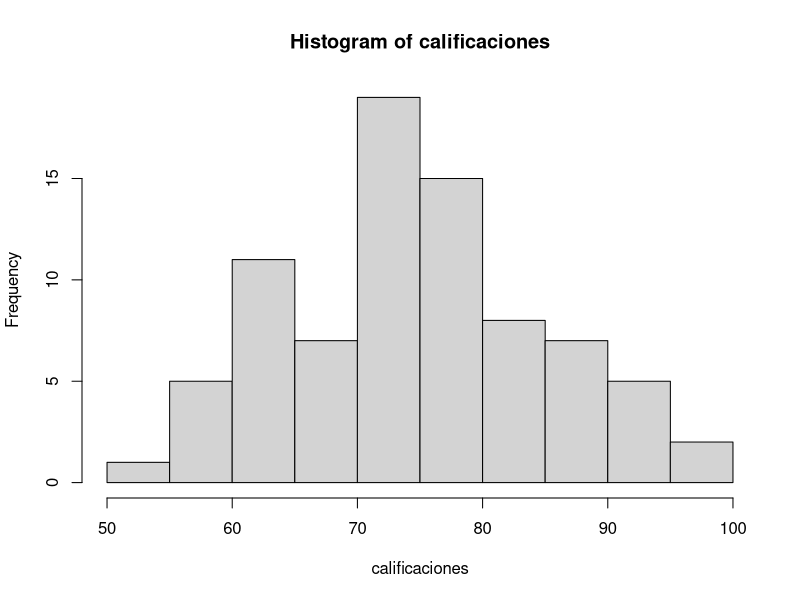
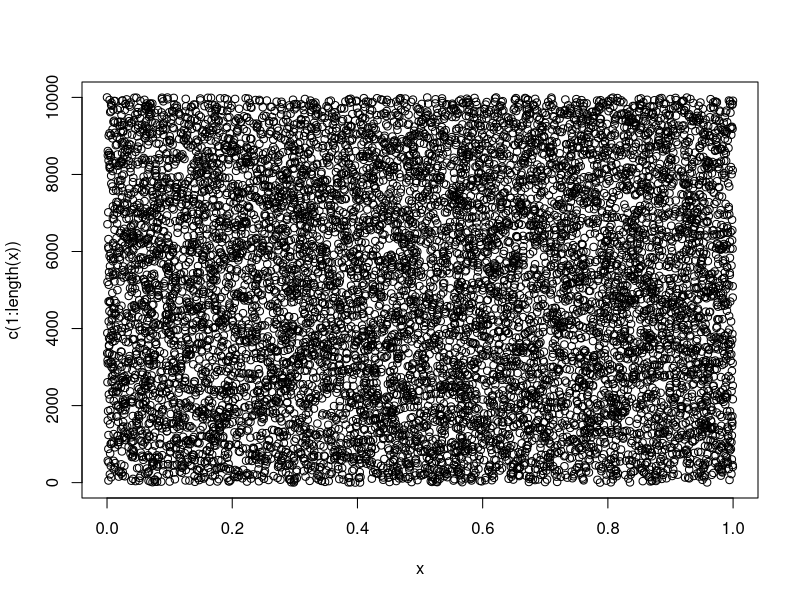
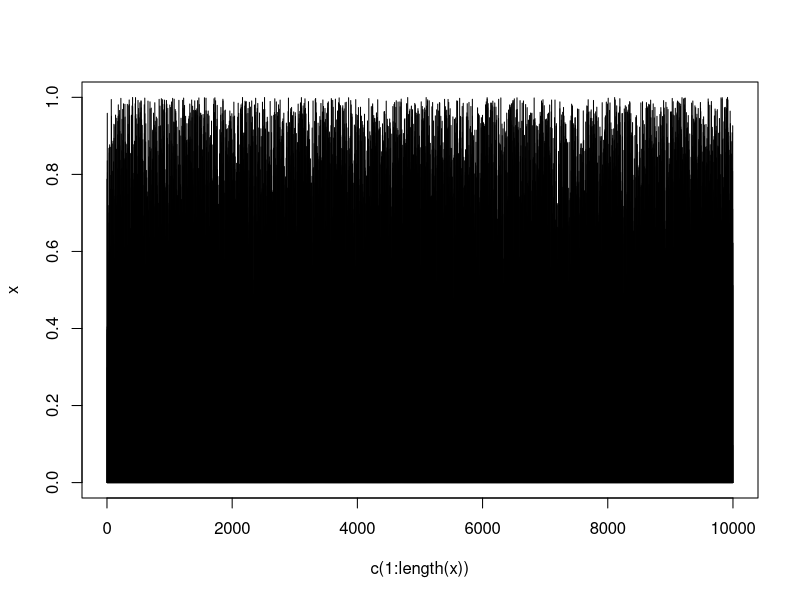
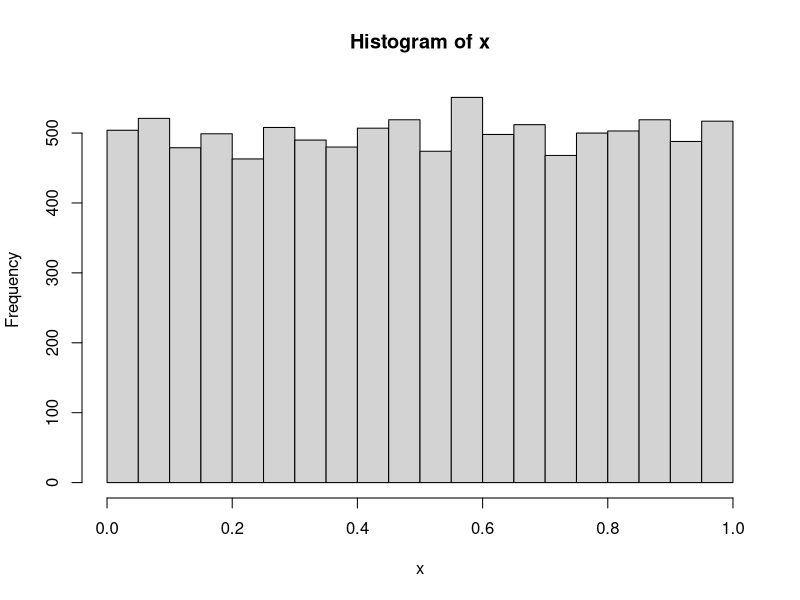
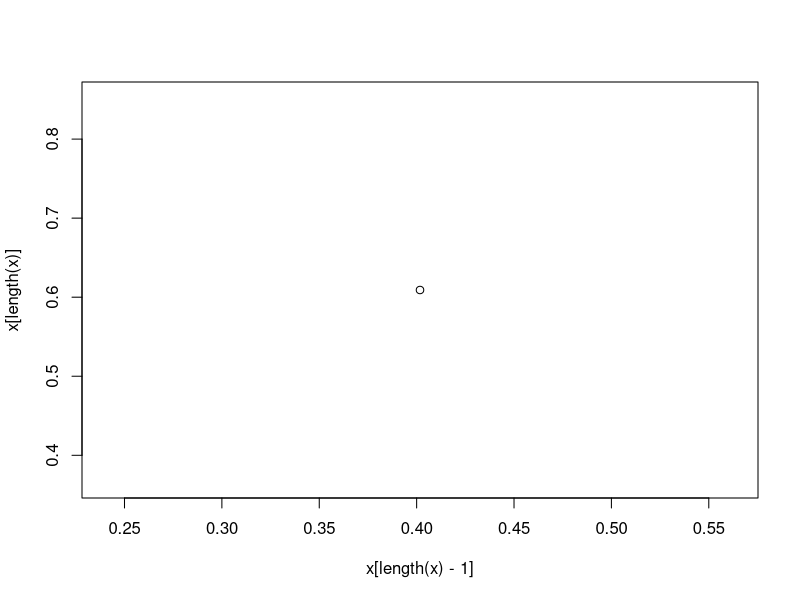

These figures' R source, in order:
# INTRODUCCION A R

#Ejercicio 1
peso<-c(63,52,78,49,71,62,68,48,56,67)
summary(peso)

#Ejercicio 2
calificaciones<-c(68,84,75,82,68,90,62,88,76,93,73,79,88,73,60,93,71,59,85,75,
                  61,65,75,87,74,62,95,78,63,72,66,78,82,75,94,77,69,74,68,60,
                  96,78,89,61,75,95,60,79,83,71,79,62,67,97,78,85,76,65,71,75,
                  65,80,73,57,88,78,62,76,53,74,86,67,73,81,72,63,76,75,85,77)

#Tabla de frecuencia
mi_tabla<-table(calificaciones)
hist(calificaciones)
sum(table(calificaciones[calificaciones>=75]))

# SIMULACION

# Ejercicio 1

#Escriba un programa en R que implemente el método de cuadrados medios.

cuad_medios<-function(n,semilla=2310){
  if(nchar(as.character(semilla)) < 4) stop("semilla no valida")
  x<-numeric(length=(n+1))
  x[1]<-semilla
  i<-1 
  repeat{
    y<-as.character(x[i]^2)
    if (nchar(y)%%2==0){
      y<-substr(y, (nchar(y)-4)/2+1, nchar(y)-(nchar(y)-4)/2)
    }else{
      y<-substr(y, (nchar(y)-4)%/%2+1, nchar(y)-(nchar(y)-4)%/%2-(nchar(y)-4)%%2)
    }
    i<-i+1
    x[i]<-as.numeric(y)
    if (i>=length(x)) {break()} 
  }
  x[2:length(x)]/10000
}

# Escriba una función en R que implemente un generador congruencial

gen_congru<-function(n,semilla){
  
  U<-numeric(length=(n+1))
  U[1]<-semilla
  a<-62089911
  m<-(2^31)-1
  i<-1 
  repeat{
    i<-i+1
    U[i]<-(a*U[i-1])%%m
    if (i>=length(U)) {break()} 
  }
  U[2:length(U)]/m
}

x<-gen_congru(10000,14091988)
plot(x,c(1:length(x)))
plot(c(1:length(x)),x,type="h")
hist(x)
x<-gen_congru(20000,14091988)
plot(x[length(x)-1],x[length(x)])

# Ejercicio 2

# Haga un programa que permita generar n variables aleatorias

val_random <- function(n,p=c(0.05,0.1,0.15,0.3,0.4),num=c(10, 20, 30, 40, 50)){
  
  psum <- cumsum(p)
  U <- runif(n)
  val <- numeric(n)
  for (i in 1:n) {
    val[i] <- min(num[U[i]<psum])
  }
  val
}
  
# Realice una programa en R, para generar n de una distribución Gamma

mi_gamma<-function(n,alfa,beta,lim){
  z<-seq(1/1000,lim,length=10000)
  fz<-max(((beta^alfa)/(gamma(alfa)))*exp(-beta*z)*(z)^(alfa-1))
  x<-numeric(length=n)
  i<-0
  repeat{
    y<-lim*runif(1)
    u<-runif(1)*fz
    fy<-((beta^alfa)/(gamma(alfa)))*exp(-beta*y)*(y)^(alfa-1)
    if (u<fy){
      i<-i+1
      x[i]<-y
    }
    if (i>n) {break()} 
  }
  x
}


mi_rechazo1<-function(n){
  x<-numeric(length=n)
  i<-0
  repeat{
    y<-2*runif(1)-1
    u<-runif(1)*1
    if (y<=0){
      fy<-(y+1)
    }else{
      fy<-(1-y)
    }
    if (u<fy){
      i<-i+1
      x[i]<-y
    }
    if (i>=n) {break()} 
  }
  x
}



monte_carlo1<-function(){
  n <- 10000000
  x <- runif(n)*3
  g<-(1/(sqrt(4*pi)))*exp(-(x*x)/(4))
  mt<-0.5+sum(g)/n
}

monte_carlo3<-function(){
  n <- 100000
  x <- runif(n)
  g <- sqrt(x+sqrt(x))
  mt <- sum(g)/n
}

monte_carlo3_var<-function(){
  n <- 100000
  x <- runif(n)
  g <- sqrt(x+sqrt(x))
  mu <- sum(x*g)/n
  v <- sum((x-mu)*(x-mu)*g)/n
}
